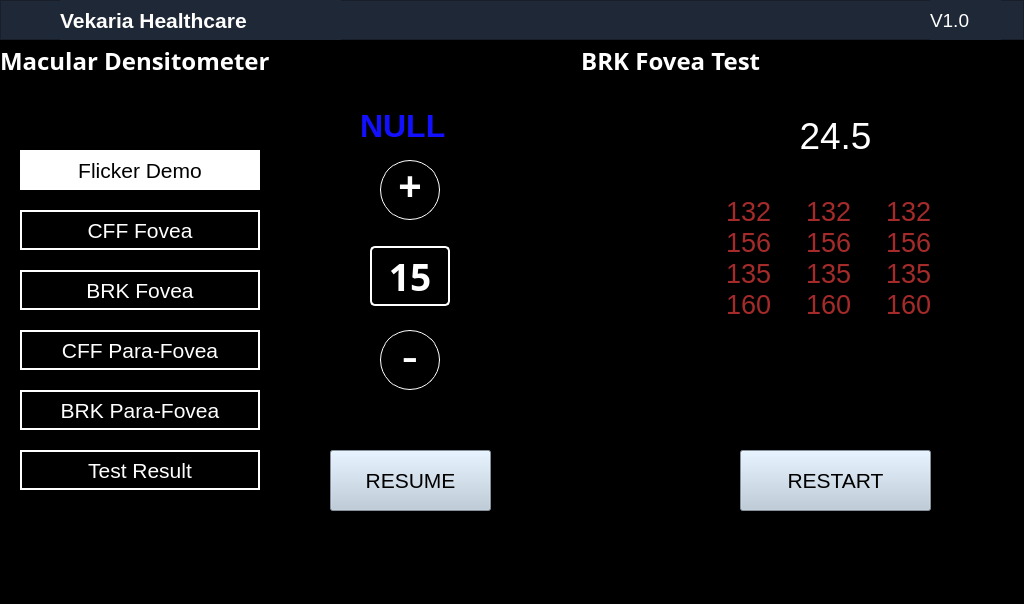
<?xml version="1.0" encoding="UTF-8"?>
<ui version="4.0">
 <class>Form</class>
 <widget class="QWidget" name="Form">
  <property name="geometry">
   <rect>
    <x>0</x>
    <y>0</y>
    <width>1024</width>
    <height>604</height>
   </rect>
  </property>
  <property name="windowTitle">
   <string>Form</string>
  </property>
  <property name="styleSheet">
   <string notr="true">background-color:black;</string>
  </property>
  <widget class="QLabel" name="label_4">
   <property name="geometry">
    <rect>
     <x>0</x>
     <y>40</y>
     <width>1021</width>
     <height>41</height>
    </rect>
   </property>
   <property name="font">
    <font>
     <family>Helvetica Rounded</family>
     <pointsize>18</pointsize>
     <weight>75</weight>
     <bold>true</bold>
    </font>
   </property>
   <property name="layoutDirection">
    <enum>Qt::LeftToRight</enum>
   </property>
   <property name="styleSheet">
    <string notr="true">color:white;</string>
   </property>
   <property name="text">
    <string>Macular Densitometer                                                  BRK Fovea Test</string>
   </property>
   <property name="alignment">
    <set>Qt::AlignLeading|Qt::AlignLeft|Qt::AlignVCenter</set>
   </property>
  </widget>
  <widget class="QPushButton" name="pushButton_2">
   <property name="geometry">
    <rect>
     <x>330</x>
     <y>450</y>
     <width>161</width>
     <height>61</height>
    </rect>
   </property>
   <property name="font">
    <font>
     <pointsize>16</pointsize>
    </font>
   </property>
   <property name="styleSheet">
    <string notr="true">QWidget {
    background-color: #B8C9D9;
}

QWidget:hover {
    background-color: #92AAC1;
}
</string>
   </property>
   <property name="text">
    <string>RESUME</string>
   </property>
  </widget>
  <widget class="QTextEdit" name="textEdit_3">
   <property name="geometry">
    <rect>
     <x>720</x>
     <y>190</y>
     <width>71</width>
     <height>221</height>
    </rect>
   </property>
   <property name="font">
    <font>
     <pointsize>20</pointsize>
    </font>
   </property>
   <property name="styleSheet">
    <string notr="true">QTextEdit {
    background-color: black; /* Set background color to white */
    border: 2px solid Black; /* Set a solid red border with a width of 30 pixels */
	color:brown;
}</string>
   </property>
   <property name="html">
    <string>&lt;!DOCTYPE HTML PUBLIC &quot;-//W3C//DTD HTML 4.0//EN&quot; &quot;http://www.w3.org/TR/REC-html40/strict.dtd&quot;&gt;
&lt;html&gt;&lt;head&gt;&lt;meta name=&quot;qrichtext&quot; content=&quot;1&quot; /&gt;&lt;style type=&quot;text/css&quot;&gt;
p, li { white-space: pre-wrap; }
&lt;/style&gt;&lt;/head&gt;&lt;body style=&quot; font-family:'MS Shell Dlg 2'; font-size:20pt; font-weight:400; font-style:normal;&quot;&gt;
&lt;p style=&quot; margin-top:0px; margin-bottom:0px; margin-left:0px; margin-right:0px; -qt-block-indent:0; text-indent:0px;&quot;&gt;132&lt;/p&gt;
&lt;p style=&quot; margin-top:0px; margin-bottom:0px; margin-left:0px; margin-right:0px; -qt-block-indent:0; text-indent:0px;&quot;&gt;156&lt;/p&gt;
&lt;p style=&quot; margin-top:0px; margin-bottom:0px; margin-left:0px; margin-right:0px; -qt-block-indent:0; text-indent:0px;&quot;&gt;135&lt;/p&gt;
&lt;p style=&quot; margin-top:0px; margin-bottom:0px; margin-left:0px; margin-right:0px; -qt-block-indent:0; text-indent:0px;&quot;&gt;160&lt;/p&gt;&lt;/body&gt;&lt;/html&gt;</string>
   </property>
  </widget>
  <widget class="QPushButton" name="pushButton_3">
   <property name="geometry">
    <rect>
     <x>740</x>
     <y>450</y>
     <width>191</width>
     <height>61</height>
    </rect>
   </property>
   <property name="font">
    <font>
     <family>Helvetica</family>
     <pointsize>16</pointsize>
    </font>
   </property>
   <property name="styleSheet">
    <string notr="true">QWidget {
    background-color: #B8C9D9;
}

QWidget:hover {
    background-color: #92AAC1;
}
</string>
   </property>
   <property name="text">
    <string>RESTART</string>
   </property>
  </widget>
  <widget class="QLabel" name="label_7">
   <property name="geometry">
    <rect>
     <x>360</x>
     <y>110</y>
     <width>121</width>
     <height>31</height>
    </rect>
   </property>
   <property name="font">
    <font>
     <family>Helvetica</family>
     <pointsize>24</pointsize>
     <weight>75</weight>
     <bold>true</bold>
    </font>
   </property>
   <property name="styleSheet">
    <string notr="true">color:#1210FF;</string>
   </property>
   <property name="text">
    <string>NULL</string>
   </property>
  </widget>
  <widget class="QLabel" name="label_16">
   <property name="geometry">
    <rect>
     <x>720</x>
     <y>110</y>
     <width>231</width>
     <height>51</height>
    </rect>
   </property>
   <property name="font">
    <font>
     <family>Helvetica</family>
     <pointsize>28</pointsize>
    </font>
   </property>
   <property name="styleSheet">
    <string notr="true">QLabel {
    background-color: black; /* Set background color to white */
    border: 2px solid Black; /* Set a solid red border with a width of 30 pixels */
	color:white;
}</string>
   </property>
   <property name="text">
    <string>24.5</string>
   </property>
   <property name="alignment">
    <set>Qt::AlignCenter</set>
   </property>
  </widget>
  <widget class="QTextEdit" name="textEdit_4">
   <property name="geometry">
    <rect>
     <x>800</x>
     <y>190</y>
     <width>71</width>
     <height>221</height>
    </rect>
   </property>
   <property name="font">
    <font>
     <pointsize>20</pointsize>
    </font>
   </property>
   <property name="styleSheet">
    <string notr="true">QTextEdit {
    background-color: black; /* Set background color to white */
    border: 2px solid Black; /* Set a solid red border with a width of 30 pixels */
	color:brown;
}</string>
   </property>
   <property name="html">
    <string>&lt;!DOCTYPE HTML PUBLIC &quot;-//W3C//DTD HTML 4.0//EN&quot; &quot;http://www.w3.org/TR/REC-html40/strict.dtd&quot;&gt;
&lt;html&gt;&lt;head&gt;&lt;meta name=&quot;qrichtext&quot; content=&quot;1&quot; /&gt;&lt;style type=&quot;text/css&quot;&gt;
p, li { white-space: pre-wrap; }
&lt;/style&gt;&lt;/head&gt;&lt;body style=&quot; font-family:'MS Shell Dlg 2'; font-size:20pt; font-weight:400; font-style:normal;&quot;&gt;
&lt;p style=&quot; margin-top:0px; margin-bottom:0px; margin-left:0px; margin-right:0px; -qt-block-indent:0; text-indent:0px;&quot;&gt;132&lt;/p&gt;
&lt;p style=&quot; margin-top:0px; margin-bottom:0px; margin-left:0px; margin-right:0px; -qt-block-indent:0; text-indent:0px;&quot;&gt;156&lt;/p&gt;
&lt;p style=&quot; margin-top:0px; margin-bottom:0px; margin-left:0px; margin-right:0px; -qt-block-indent:0; text-indent:0px;&quot;&gt;135&lt;/p&gt;
&lt;p style=&quot; margin-top:0px; margin-bottom:0px; margin-left:0px; margin-right:0px; -qt-block-indent:0; text-indent:0px;&quot;&gt;160&lt;/p&gt;&lt;/body&gt;&lt;/html&gt;</string>
   </property>
  </widget>
  <widget class="QTextEdit" name="textEdit_6">
   <property name="geometry">
    <rect>
     <x>880</x>
     <y>190</y>
     <width>71</width>
     <height>221</height>
    </rect>
   </property>
   <property name="font">
    <font>
     <pointsize>20</pointsize>
    </font>
   </property>
   <property name="styleSheet">
    <string notr="true">QTextEdit {
    background-color: black; /* Set background color to white */
    border: 2px solid Black; /* Set a solid red border with a width of 30 pixels */
	color:brown;
}</string>
   </property>
   <property name="html">
    <string>&lt;!DOCTYPE HTML PUBLIC &quot;-//W3C//DTD HTML 4.0//EN&quot; &quot;http://www.w3.org/TR/REC-html40/strict.dtd&quot;&gt;
&lt;html&gt;&lt;head&gt;&lt;meta name=&quot;qrichtext&quot; content=&quot;1&quot; /&gt;&lt;style type=&quot;text/css&quot;&gt;
p, li { white-space: pre-wrap; }
&lt;/style&gt;&lt;/head&gt;&lt;body style=&quot; font-family:'MS Shell Dlg 2'; font-size:20pt; font-weight:400; font-style:normal;&quot;&gt;
&lt;p style=&quot; margin-top:0px; margin-bottom:0px; margin-left:0px; margin-right:0px; -qt-block-indent:0; text-indent:0px;&quot;&gt;132&lt;/p&gt;
&lt;p style=&quot; margin-top:0px; margin-bottom:0px; margin-left:0px; margin-right:0px; -qt-block-indent:0; text-indent:0px;&quot;&gt;156&lt;/p&gt;
&lt;p style=&quot; margin-top:0px; margin-bottom:0px; margin-left:0px; margin-right:0px; -qt-block-indent:0; text-indent:0px;&quot;&gt;135&lt;/p&gt;
&lt;p style=&quot; margin-top:0px; margin-bottom:0px; margin-left:0px; margin-right:0px; -qt-block-indent:0; text-indent:0px;&quot;&gt;160&lt;/p&gt;&lt;/body&gt;&lt;/html&gt;</string>
   </property>
  </widget>
  <widget class="QPushButton" name="pushButton_9">
   <property name="geometry">
    <rect>
     <x>20</x>
     <y>450</y>
     <width>240</width>
     <height>40</height>
    </rect>
   </property>
   <property name="font">
    <font>
     <family>Helvetica Neue</family>
     <pointsize>16</pointsize>
     <weight>50</weight>
     <bold>false</bold>
    </font>
   </property>
   <property name="styleSheet">
    <string notr="true"> QPushButton {
                background-color: black;
                color: white;
                border: none;
				border:2px solid white;
            }
</string>
   </property>
   <property name="text">
    <string>Test Result</string>
   </property>
  </widget>
  <widget class="QPushButton" name="pushButton_5">
   <property name="geometry">
    <rect>
     <x>20</x>
     <y>210</y>
     <width>240</width>
     <height>40</height>
    </rect>
   </property>
   <property name="font">
    <font>
     <family>Helvetica Neue</family>
     <pointsize>16</pointsize>
     <weight>50</weight>
     <bold>false</bold>
    </font>
   </property>
   <property name="styleSheet">
    <string notr="true"> QPushButton {
                background-color: black;
                color: white;
                border: none;
				border:2px solid white;
            }
</string>
   </property>
   <property name="text">
    <string>CFF Fovea</string>
   </property>
  </widget>
  <widget class="QPushButton" name="pushButton_6">
   <property name="geometry">
    <rect>
     <x>20</x>
     <y>270</y>
     <width>240</width>
     <height>40</height>
    </rect>
   </property>
   <property name="font">
    <font>
     <family>Helvetica Neue</family>
     <pointsize>16</pointsize>
     <weight>50</weight>
     <bold>false</bold>
    </font>
   </property>
   <property name="styleSheet">
    <string notr="true"> QPushButton {
                background-color: black;
                color: white;
                border: none;
				border:2px solid white;
            }
</string>
   </property>
   <property name="text">
    <string>BRK Fovea</string>
   </property>
  </widget>
  <widget class="QPushButton" name="pushButton_4">
   <property name="geometry">
    <rect>
     <x>20</x>
     <y>150</y>
     <width>240</width>
     <height>40</height>
    </rect>
   </property>
   <property name="font">
    <font>
     <family>Helvetica Neue</family>
     <pointsize>16</pointsize>
     <weight>50</weight>
     <bold>false</bold>
    </font>
   </property>
   <property name="styleSheet">
    <string notr="true"> QPushButton {
                background-color: white;
                color: black;
                border: none;
				border:2px solid white;
            }
</string>
   </property>
   <property name="text">
    <string>Flicker Demo</string>
   </property>
  </widget>
  <widget class="QPushButton" name="pushButton_7">
   <property name="geometry">
    <rect>
     <x>20</x>
     <y>330</y>
     <width>240</width>
     <height>40</height>
    </rect>
   </property>
   <property name="font">
    <font>
     <family>Helvetica Neue</family>
     <pointsize>16</pointsize>
     <weight>50</weight>
     <bold>false</bold>
    </font>
   </property>
   <property name="styleSheet">
    <string notr="true"> QPushButton {
                background-color: black;
                color: white;
                border: none;
				border:2px solid white;
            }
</string>
   </property>
   <property name="text">
    <string>CFF Para-Fovea</string>
   </property>
  </widget>
  <widget class="QPushButton" name="pushButton_8">
   <property name="geometry">
    <rect>
     <x>20</x>
     <y>390</y>
     <width>240</width>
     <height>40</height>
    </rect>
   </property>
   <property name="font">
    <font>
     <family>Helvetica Neue</family>
     <pointsize>16</pointsize>
     <weight>50</weight>
     <bold>false</bold>
    </font>
   </property>
   <property name="styleSheet">
    <string notr="true"> QPushButton {
                background-color: black;
                color: white;
                border: none;
				border:2px solid white;
            }
</string>
   </property>
   <property name="text">
    <string>BRK Para-Fovea</string>
   </property>
  </widget>
  <widget class="QFrame" name="frame_4">
   <property name="geometry">
    <rect>
     <x>0</x>
     <y>0</y>
     <width>1024</width>
     <height>40</height>
    </rect>
   </property>
   <property name="styleSheet">
    <string notr="true">background-color:#1f2836;</string>
   </property>
   <property name="frameShape">
    <enum>QFrame::StyledPanel</enum>
   </property>
   <property name="frameShadow">
    <enum>QFrame::Raised</enum>
   </property>
   <widget class="QLabel" name="label_6">
    <property name="geometry">
     <rect>
      <x>60</x>
      <y>0</y>
      <width>281</width>
      <height>41</height>
     </rect>
    </property>
    <property name="font">
     <font>
      <family>Helvetica Neue</family>
      <pointsize>16</pointsize>
      <weight>75</weight>
      <bold>true</bold>
     </font>
    </property>
    <property name="styleSheet">
     <string notr="true">color:white;</string>
    </property>
    <property name="text">
     <string>Vekaria Healthcare</string>
    </property>
   </widget>
   <widget class="QLabel" name="label_8">
    <property name="geometry">
     <rect>
      <x>930</x>
      <y>0</y>
      <width>71</width>
      <height>41</height>
     </rect>
    </property>
    <property name="font">
     <font>
      <family>Helvetica Neue</family>
      <pointsize>14</pointsize>
      <weight>50</weight>
      <bold>false</bold>
     </font>
    </property>
    <property name="styleSheet">
     <string notr="true">color:white;</string>
    </property>
    <property name="text">
     <string>V1.0</string>
    </property>
   </widget>
   <widget class="QLabel" name="label_11">
    <property name="geometry">
     <rect>
      <x>5</x>
      <y>8</y>
      <width>44</width>
      <height>23</height>
     </rect>
    </property>
    <property name="font">
     <font>
      <family>Times New Roman</family>
      <pointsize>20</pointsize>
      <weight>75</weight>
      <bold>true</bold>
     </font>
    </property>
    <property name="text">
     <string/>
    </property>
    <property name="pixmap">
     <pixmap>:/newPrefix/Vekaria Healthcare Logo/VHC Logo.png</pixmap>
    </property>
    <property name="scaledContents">
     <bool>true</bool>
    </property>
   </widget>
   <widget class="QLabel" name="label_12">
    <property name="geometry">
     <rect>
      <x>870</x>
      <y>4</y>
      <width>41</width>
      <height>31</height>
     </rect>
    </property>
    <property name="font">
     <font>
      <family>Times New Roman</family>
      <pointsize>20</pointsize>
      <weight>75</weight>
      <bold>true</bold>
     </font>
    </property>
    <property name="text">
     <string/>
    </property>
    <property name="pixmap">
     <pixmap>../revision_UI/icons/logo12.png</pixmap>
    </property>
    <property name="scaledContents">
     <bool>true</bool>
    </property>
   </widget>
  </widget>
  <widget class="QPushButton" name="upButton_2">
   <property name="geometry">
    <rect>
     <x>380</x>
     <y>160</y>
     <width>60</width>
     <height>60</height>
    </rect>
   </property>
   <property name="minimumSize">
    <size>
     <width>60</width>
     <height>60</height>
    </size>
   </property>
   <property name="maximumSize">
    <size>
     <width>60</width>
     <height>60</height>
    </size>
   </property>
   <property name="font">
    <font>
     <pointsize>-1</pointsize>
     <weight>75</weight>
     <bold>true</bold>
    </font>
   </property>
   <property name="styleSheet">
    <string notr="true"> QPushButton {
                background-color: black;
                color: white;
                border: 1px solid white;
                border-radius: 30px;
                font-size: 40px;
                font-weight: bold;
            }
            QPushButton:hover {
                background-color: #177bad;
            }
            QPushButton:pressed {
                background-color: #177bad;
            }
  QPushButton {
                text-align: center;
				justify-content:center;
                padding-bottom:9px;
            }</string>
   </property>
   <property name="text">
    <string>+</string>
   </property>
  </widget>
  <widget class="QLabel" name="numberLabel">
   <property name="geometry">
    <rect>
     <x>370</x>
     <y>246</y>
     <width>80</width>
     <height>60</height>
    </rect>
   </property>
   <property name="minimumSize">
    <size>
     <width>80</width>
     <height>60</height>
    </size>
   </property>
   <property name="maximumSize">
    <size>
     <width>60</width>
     <height>40</height>
    </size>
   </property>
   <property name="font">
    <font>
     <family>Helvetica Rounded</family>
     <pointsize>28</pointsize>
     <weight>75</weight>
     <bold>true</bold>
    </font>
   </property>
   <property name="styleSheet">
    <string notr="true">background-color: black;
color: white;
padding: 5px;
border:2px solid white;
border-radius: 5px;</string>
   </property>
   <property name="text">
    <string>15</string>
   </property>
   <property name="alignment">
    <set>Qt::AlignCenter</set>
   </property>
  </widget>
  <widget class="QPushButton" name="upButton_3">
   <property name="geometry">
    <rect>
     <x>380</x>
     <y>330</y>
     <width>60</width>
     <height>60</height>
    </rect>
   </property>
   <property name="minimumSize">
    <size>
     <width>60</width>
     <height>60</height>
    </size>
   </property>
   <property name="maximumSize">
    <size>
     <width>60</width>
     <height>60</height>
    </size>
   </property>
   <property name="font">
    <font>
     <pointsize>-1</pointsize>
    </font>
   </property>
   <property name="styleSheet">
    <string notr="true"> QPushButton {
                background-color: black;
                color: white;
                border: 1px solid white;
                border-radius: 30px;
                font-size: 50px;
            }
            QPushButton:hover {
                background-color: #177bad;
            }
            QPushButton:pressed {
                background-color: #177bad;
            }
  QPushButton {
                text-align: center;
				justify-content:center;
                padding-bottom:9px;
            }</string>
   </property>
   <property name="text">
    <string>-</string>
   </property>
  </widget>
 </widget>
 <resources>
  <include location="icons/vekarialogo.qrc"/>
  <include location="../Wifi/wifi.qrc"/>
  <include location="arrows.qrc"/>
  <include location="../revision_UI/icons/vekarialogo.qrc"/>
 </resources>
 <connections/>
</ui>
